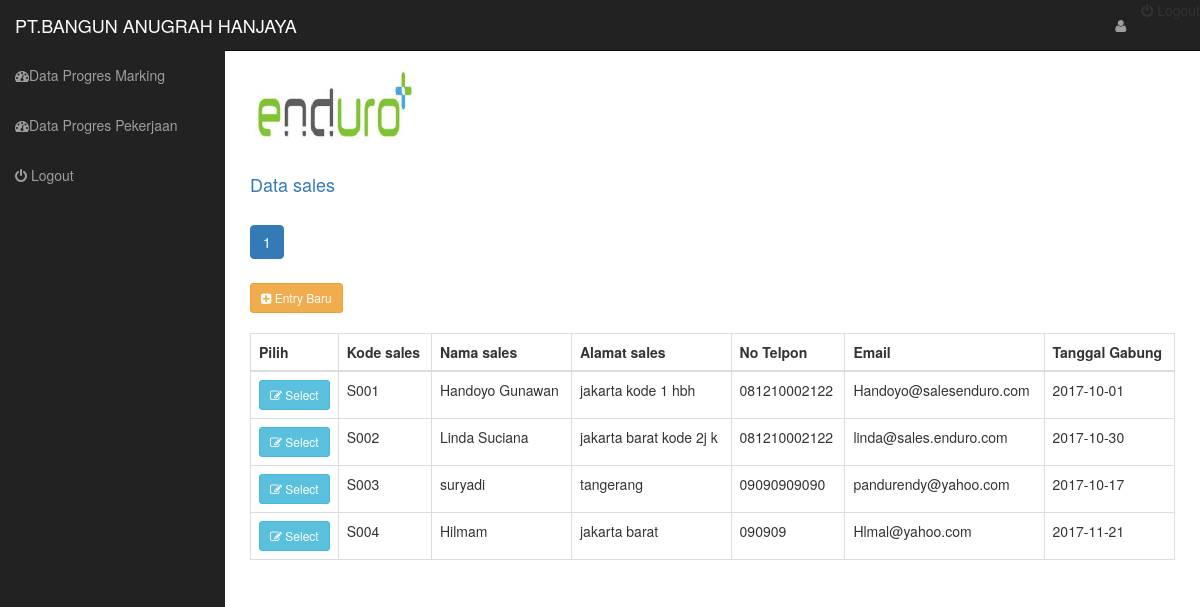
The page /sales.php on the database its author committed.
### tables this page shows
CREATE TABLE IF NOT EXISTS `tabel_sales` (
  `kode_sales` char(4) NOT NULL,
  `nama_sales` varchar(20) DEFAULT NULL,
  `no_telpon` varchar(12) DEFAULT NULL,
  `alamat_sales` text,
  `email` varchar(30) DEFAULT NULL,
  `tanggal_gabung` date DEFAULT NULL
);

### sales.php (the view, shortened to what this page needs)
<?php
include 'header.php' ;
echo '<h4 class="text-primary">Data sales</h4>';
$table_name = 'tabel_sales' ;
$dataPerPage =  10 ;
include 'pagging.php' ;
?>
<table><tr><td> <a href="sales_iud.php" class="btn btn-warning btn-sm" ><i class="fa  fa-plus-square"></i> Entry Baru</a></td></tr></table><br>
<div class="table-responsive" >
	<table class="table table-bordered">
		<thead>
			<tr>
				<th width=15>Pilih </th>
				<th>Kode sales</th>
				<th>Nama sales</th>
				<th>Alamat sales</th>
				<th>No Telpon</th>
				<th>Email</th>
				<th>Tanggal Gabung</th>
			</tr>
		</thead>
		<?php
		while ($data = mysql_fetch_array($result))
		{
			echo '<tr>' ;
				echo '<td> <a href="sales_iud.php?kode_sales='.$data['kode_sales'].'" class="btn btn-sm btn-info"> <i class="fa fa-edit"> </i> Select </a></td>' ;
				echo '<td>'.$data['kode_sales'].'</td>' ;
				echo '<td>'.$data['nama_sales'].'</td>' ;
				echo '<td>'.$data['alamat_sales'].'</td>' ;
				echo '<td>'.$data['no_telpon'].'</td>' ;
				echo '<td>'.$data['email'].'</td>' ;
				echo '<td>'.$data['tanggal_gabung'].'</td>' ;
			echo '</tr>' ;
		}
		?>
	</table>
</div>
<?php include 'footer.php' ;?>

### rows shown on the page
tabel_sales: kode_sales "S001", nama_sales "Handoyo Gunawan", alamat_sales "jakarta kode 1 hbh", no_telpon "081210002122", email "Handoyo@salesenduro.com", tanggal_gabung "2017-10-01"
tabel_sales: kode_sales "S002", nama_sales "Linda Suciana", alamat_sales "jakarta barat kode 2j k", no_telpon "081210002122", email "linda@sales.enduro.com", tanggal_gabung "2017-10-30"
tabel_sales: kode_sales "S003", nama_sales "suryadi", alamat_sales "tangerang", no_telpon "09090909090", email "pandurendy@yahoo.com", tanggal_gabung "2017-10-17"
tabel_sales: kode_sales "S004", nama_sales "Hilmam", alamat_sales "jakarta barat", no_telpon "090909", email "Hlmal@yahoo.com", tanggal_gabung "2017-11-21"
